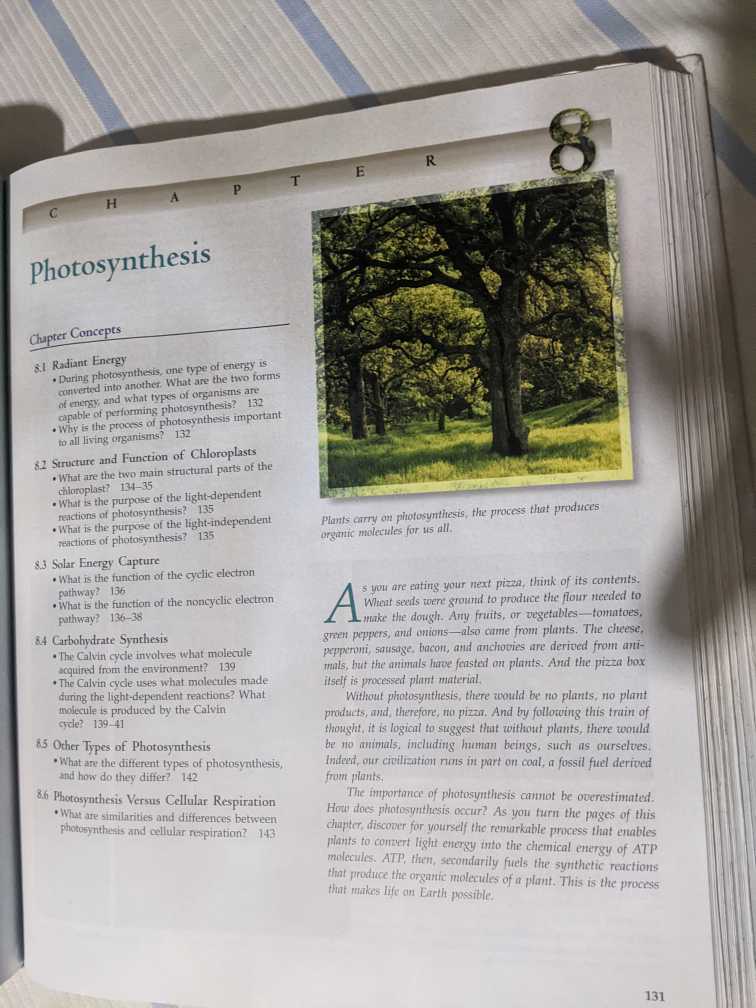
#> input picture syn.jpg, 3024 x 4032 px, found by its file name (shown at 1/4 size)
$ python pytess.py
#> lines starting #> are read from the running program, lines starting #| are printed output that depends on the picture; after the words box and inside, x2 and y2 are one past the last pixel; in counts of white or black regions, pixels touching at a corner belong together

from PIL import Image
import pytesseract


pytesseract.pytesseract.tesseract_cmd = 'C:/Program Files/Tesseract-OCR/tesseract.exe'

img_obj = Image.open('Desktop/Python/syn.jpg')
#> img_obj is the input picture: PIL image 3024x4032 RGB; mean R, G, B 164.5, 161.6, 157.7

#print(img_obj.size)


def binarize(img, thres):
    '''Changing the image to just black and white'''
    img = img.convert('L')


    for x in range(img.width):
        for y in range(img.height):
            if img.getpixel((x,y))>thres:
                img.putpixel((x,y),255)
            else:
                img.putpixel((x,y),0)
    return img


def modstring(st):
    '''Removes unwanted characters from the string that is passed into the function'''
    new_st=''

    for char in st:
        if char in char_check:
            rep_char= char.replace(char, ' ')
        else:
            rep_char=char

        new_st= new_st+ rep_char

    return new_st

#crops out only the text paragraph living out the picture and table of content
text_box = img_obj.crop((1250,2200,2800,3700))
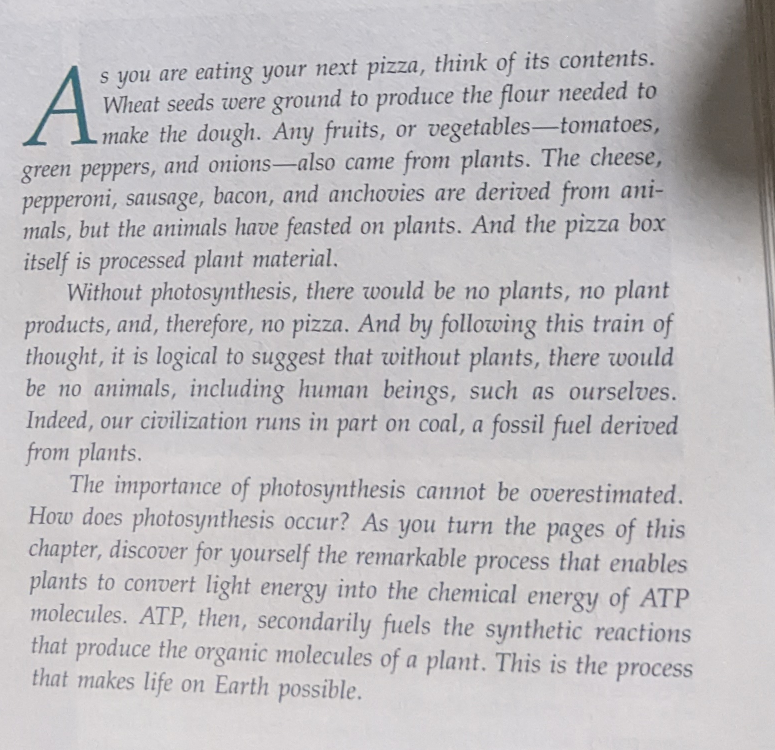
#> text_box: PIL image 1550x1500 RGB (shown at 1/2 size); mean R, G, B 191.7, 189.2, 191.6
#text_box.show()

char_check=['@','-','|','°',',','"']


bina_img = binarize(text_box,160)
#> after the loop in binarize, `for x in range(img.width):`:
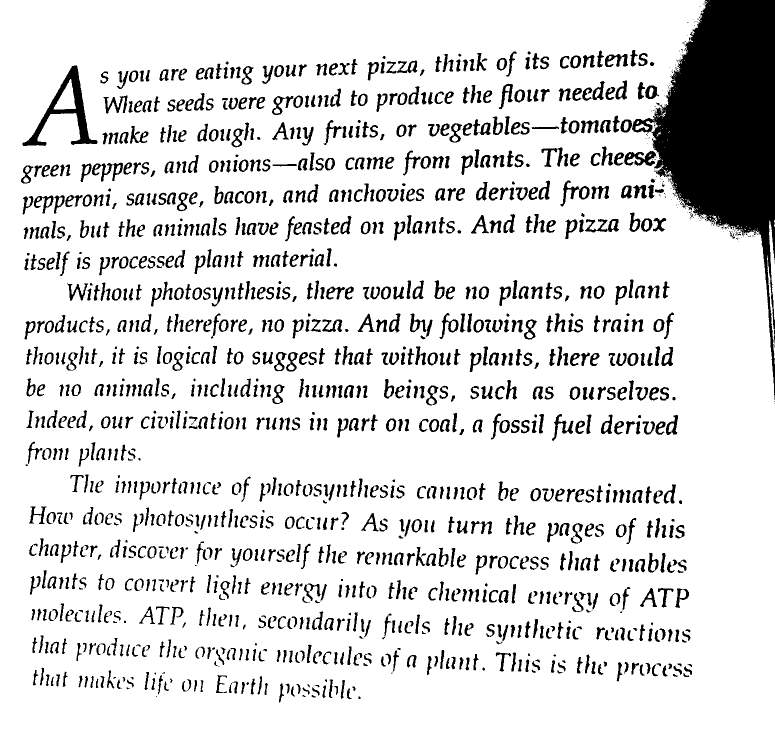
#> img: PIL image 1550x1500 L (shown at 1/2 size); 86.5% white; 1465 black regions (202 under 20 px), largest, box (x1, y1, x2, y2) and area: (1264, 0, 1550, 800) 93020, (45, 131, 195, 292) 5261, (1248, 302, 1312, 332) 1050

#converts the image to string
#> (the run stopped early here; a loop or call above may not have finished)
